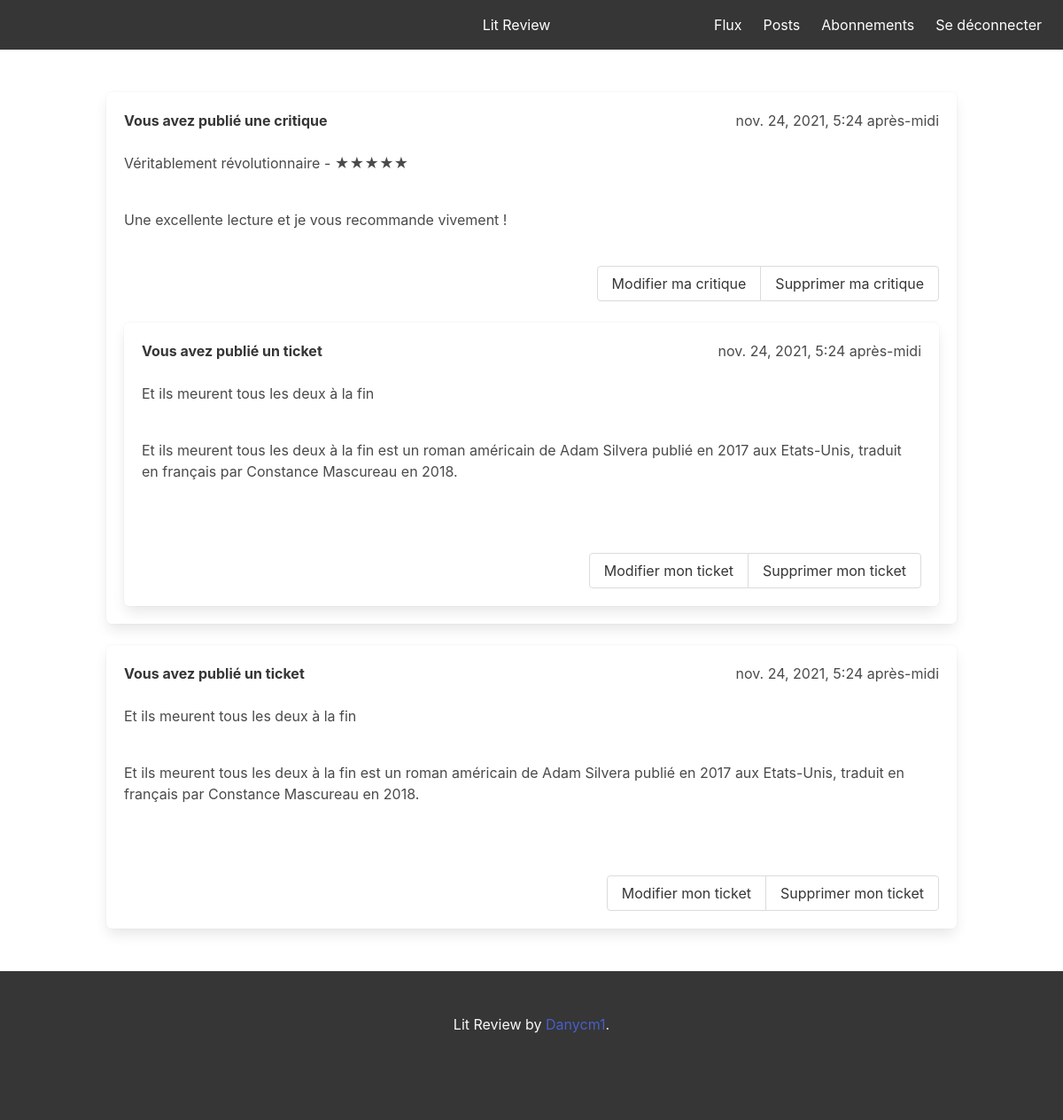
/posts (signed in), run on an earlier commit of the app's database.
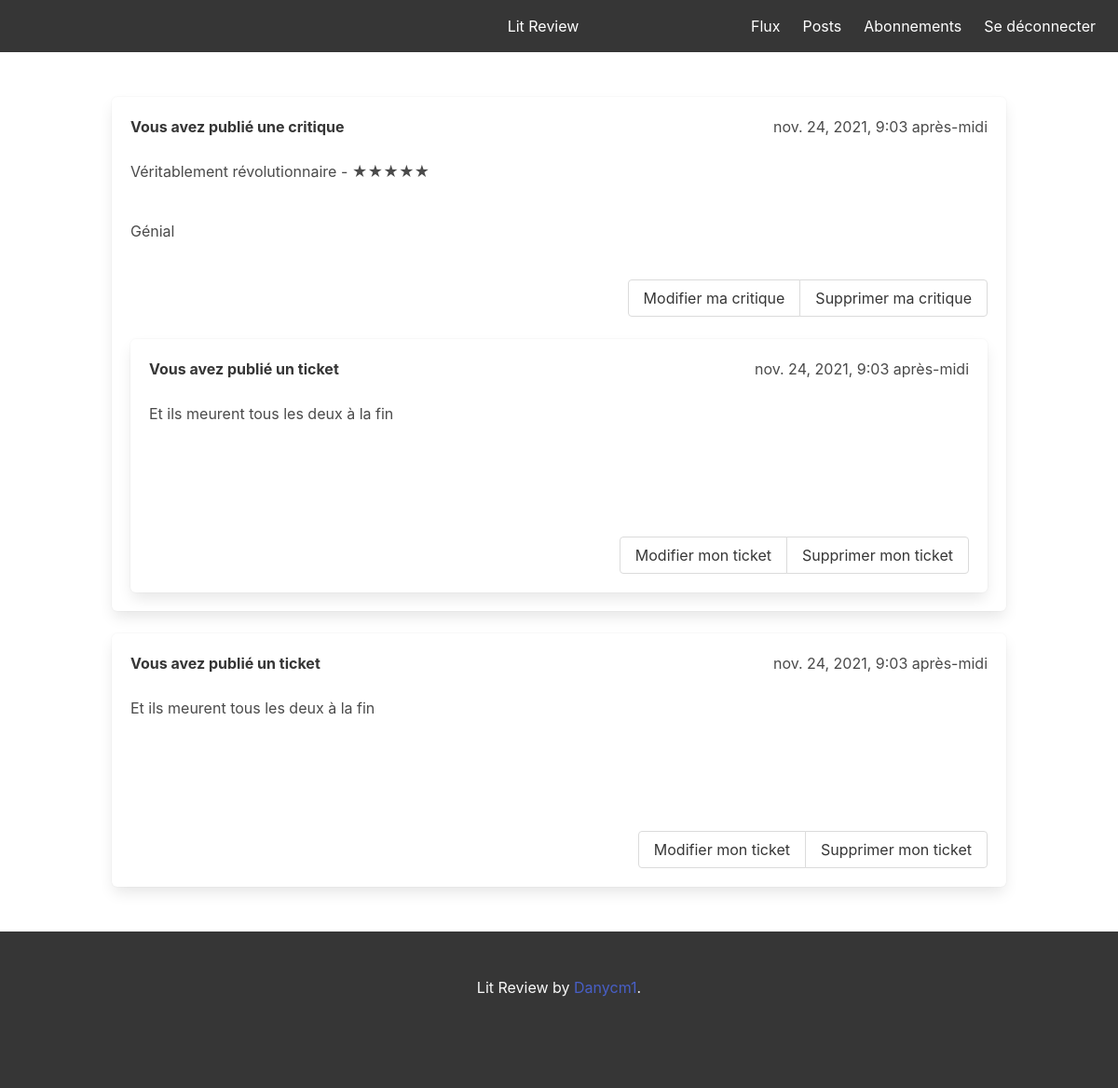
And on a later commit of the database.
### flux/models.py (models this page shows)
class Review(models.Model):
    ticket = models.ForeignKey(to=Ticket, on_delete=models.CASCADE)
    rating = models.PositiveSmallIntegerField(validators=[MinValueValidator(0), MaxValueValidator(5)])
    user = models.ForeignKey(to=settings.AUTH_USER_MODEL, on_delete=models.CASCADE)
    headline = models.CharField(max_length=128)
    body = models.CharField(max_length=8192, blank=True)
    time_created = models.DateTimeField(auto_now_add=True)

class Ticket(models.Model):
    title = models.CharField(max_length=128)
    description = models.TextField(max_length=2048, blank=True)
    user = models.ForeignKey(to=settings.AUTH_USER_MODEL, on_delete=models.CASCADE)
    image = models.ImageField(null=True, blank=True)
    time_created = models.DateTimeField(auto_now_add=True)

### flux/views.py (the view)
# urls.py: path('posts', view_my_posts, name='posts'),
@login_required
def view_my_posts(request):
    all_tickets = Ticket.objects.filter(user=request.user)
    all_tickets = all_tickets.annotate(content_type=Value('TICKET', CharField()))
    all_reviews = Review.objects.filter(user=request.user)
    all_reviews = all_reviews.annotate(content_type=Value('REVIEW', CharField()))
    ticket = sorted(chain(all_tickets, all_reviews), key=lambda instance: instance.time_created, reverse=True)
    return render(request, 'posts.html', {'tickets': ticket})

### flux/templates/posts.html
{% extends 'home.html' %}
{% block ticket %}
    {% for ticket in tickets %}
        {% if ticket.content_type == 'TICKET' %}
            {% include 'ticket_snippet.html' %}
        {% elif ticket.content_type == 'REVIEW' %}
            {% include 'review_snippet.html' with review=ticket %}
        {% endif %}
    {% endfor %}
{% endblock %}

### flux/templates/review_snippet.html (shortened to what this page needs)
<div class="box">
    <div class="media-content">
        <div class="content">
            <div style="display: flex; justify-content: space-between;">
                {% if review.user == user %}
                    <strong>Vous avez publié une critique</strong>
                {% else %}
                    <strong>{{ review.user }} a publié une critique</strong>
                {% endif %}
                {{ review.time_created }}
            </div>
            <br>
            <p>{{ review.headline }} - {% for stars in ''|center:review.rating %}★{% endfor %}</p>
            <br>
            <p>{{ ticket.body }}</p>
            <br>
            {% if review.user == request.user %}
                <div class="buttons has-addons is-right">
                    <a class="button" href="{% url 'flux:modify_review' review_pk=review.pk %}">
                        Modifier ma critique</a>
                    <a class="button" href="{% url 'flux:delete_review' review_pk=review.pk %}">
                        Supprimer ma critique</a>
                </div>
            {% endif %}
            {% include 'ticket_snippet.html' with ticket=review.ticket %}
        </div>
    </div>
</div>

### flux/templates/ticket_snippet.html (shortened to what this page needs)
<div class="box">
    <div class="media-content">
        <div class="content">
            <div style="display: flex; justify-content: space-between;">
                {% if ticket.user == user %}
                    <strong>Vous avez publié un ticket</strong>
                {% else %}
                    <strong>{{ ticket.user }} a publié un ticket</strong>
                {% endif %}
                {{ ticket.time_created }}
            </div>
            <br>
            <p>{{ ticket.title }}</p>
            <br>
            <p>{{ ticket.description }}</p>
            <br>
            {% if ticket.image %}
                <p>
                </p>
            {% endif %}
            {% if ticket.user == request.user %}
                <div class="buttons has-addons is-right">
                    <a class="button" href="{% url 'flux:modify_ticket' ticket_pk=ticket.pk %}">
                        Modifier mon ticket</a>
                    <a class="button" href="{% url 'flux:delete_ticket' ticket_pk=ticket.pk %}">
                        Supprimer mon ticket</a>
                </div>
            {% endif %}
        </div>
    </div>
</div>

What changed in the data, as far as the page shows it:
changed Review "Véritablement révolutionnaire": time_created "nov. 24, 2021, 5:24 après-midi" → "nov. 24, 2021, 9:03 après-midi"; body "Une excellente lecture et je vous recommande vivement !" → "Génial"; description "Et ils meurent tous les deux à la fin est un roman américain de Adam Silvera publié en 2017 aux Etats-Unis, traduit en français par Constance Mascureau en 2018." → (not shown)
changed Ticket "Et ils meurent tous les deux à la fin": time_created "nov. 24, 2021, 5:24 après-midi" → "nov. 24, 2021, 9:03 après-midi"; description "Et ils meurent tous les deux à la fin est un roman américain de Adam Silvera publié en 2017 aux Etats-Unis, traduit en français par Constance Mascureau en 2018." → (not shown)
